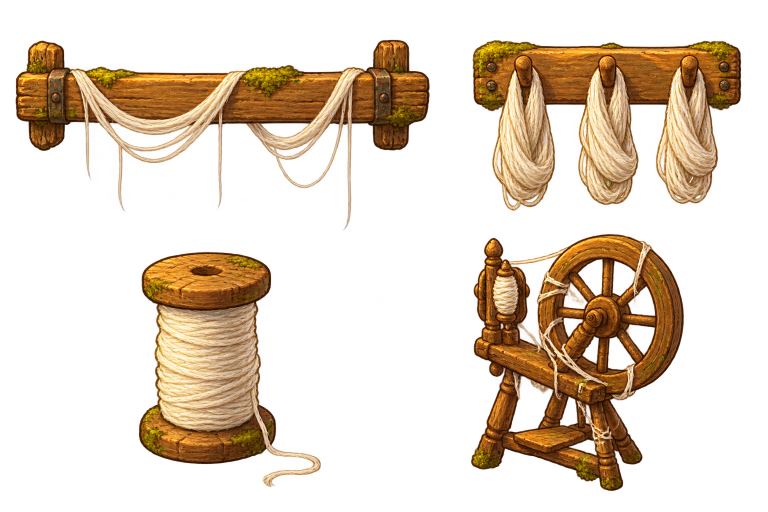
#> input picture asset/Originals/weaver-hollow/loft/loft-dressing-a.png, 1536 x 1024 px (shown at 1/2 size)
$ python pack-loft-art.py
#> lines starting #> are read from the running program, lines starting #| are printed output that depends on the picture; after the words box and inside, x2 and y2 are one past the last pixel; in counts of white or black regions, pixels touching at a corner belong together
"""Packs the Weaver Hollow's Spinning Loft dressing (docs/godot/DUNGEONS.md "The Weaver Hollow";
the rework plan docs/design/2026-10-17-pearl-mid-dungeon.md "C4 the Spinning Loft": "the loft's
dressing (silk rafters)").

Sources: asset/Originals/weaver-hollow/loft/ (Magnific GPT 2.5, transparent background, the Lili
creation as the style reference; prompts in its README.md): loft-dressing-a.png, four props in a
2 x 2 grid, each cut from its quarter by its alpha; brood-altar-a.png, the Hoard's altar for Pearl 2.
Each is trimmed, scaled to its size in the game at 2 px per game unit (the art density: 128 px per
64-unit cell) and saved in godot/asset/MAPS/props/weaver-hollow/ (loft-<name>.webp,
brood-altar.webp), drawn by godot/game/scenes/objects/weaver-hollow/<same name>.tscn at 0.5.

    python scripts/art/pack-loft-art.py
"""
from pathlib import Path

from PIL import Image

ROOT = Path(__file__).resolve().parents[2]
SOURCE = ROOT / "asset/Originals/weaver-hollow/loft/loft-dressing-a.png"
ALTAR_SOURCE = ROOT / "asset/Originals/weaver-hollow/loft/brood-altar-a.png"
## The altar's height in game units (the Lair's worm altar is 112).
ALTAR_UNITS_TALL = 120
OUT = ROOT / "godot/asset/MAPS/props/weaver-hollow"
ALPHA_CUT = 12
## [name, quarter (column, row), width in game units]
PIECES = [
	("rafter", (0, 0), 256),
	("peg-rail", (1, 0), 176),
	("spool", (0, 1), 64),
	("spinning-wheel", (1, 1), 112),
]


def main() -> None:
	sheet = Image.open(SOURCE).convert("RGBA")
#> sheet is the input picture: PIL image 1536x1024 RGBA; mean R, G, B, A 102.2, 70.9, 34.9, 74.1
	half_w, half_h = sheet.width // 2, sheet.height // 2
#> half_w = 768; half_h = 512
	OUT.mkdir(parents=True, exist_ok=True)
	for name, (column, row), units in PIECES:
		quarter = sheet.crop((column * half_w, row * half_h, (column + 1) * half_w, (row + 1) * half_h))
		alpha = quarter.getchannel("A").point(lambda a: 255 if a > ALPHA_CUT else 0)
		piece = quarter.crop(alpha.getbbox())
		width = units * 2
		height = round(piece.height * width / piece.width)
		piece = piece.resize((width, height), Image.LANCZOS)
		path = OUT / f"loft-{name}.webp"
		piece.save(path, "WEBP", lossless=True)
		print(f"{path.name}: {width} x {height} px ({units} x {height / 2:.0f} units)")
#> this loop made 4 passes
#> pass 1, in main, `quarter = sheet.crop((column * half_w, row * half_h, (column + 1) * ha..`:
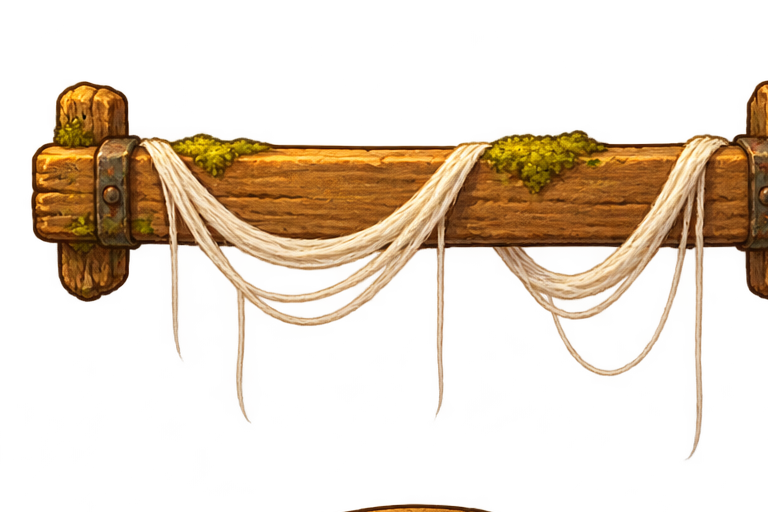
#> quarter: PIL image 768x512 RGBA; mean R, G, B, A 120.8, 86.3, 44.8, 66.4; transparent parts drawn white
#> pass 1, in main, `alpha = quarter.getchannel("A").point(lambda a: 255 if a > ALPHA_CUT e..`:
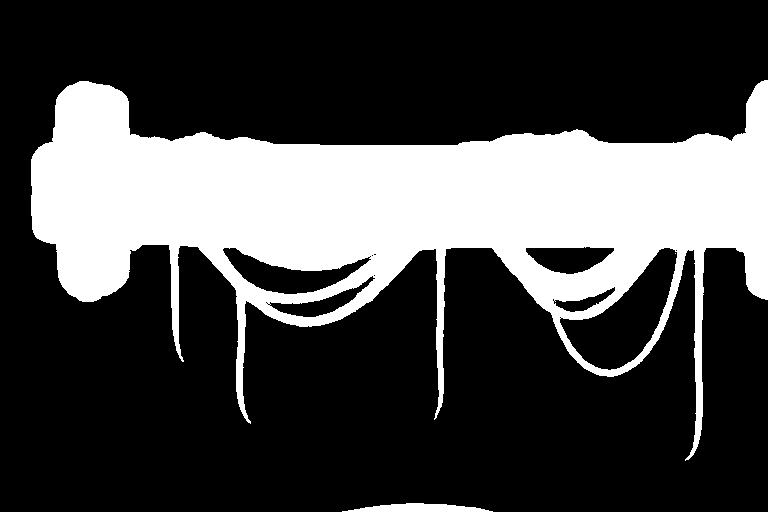
#> alpha: PIL image 768x512 L; 27.7% white; 3 white regions (1 under 20 px), largest, box (x1, y1, x2, y2) and area: (31, 80, 768, 461) 108054, (342, 503, 493, 512) 897
#> pass 1, in main, `piece = quarter.crop(alpha.getbbox())`:
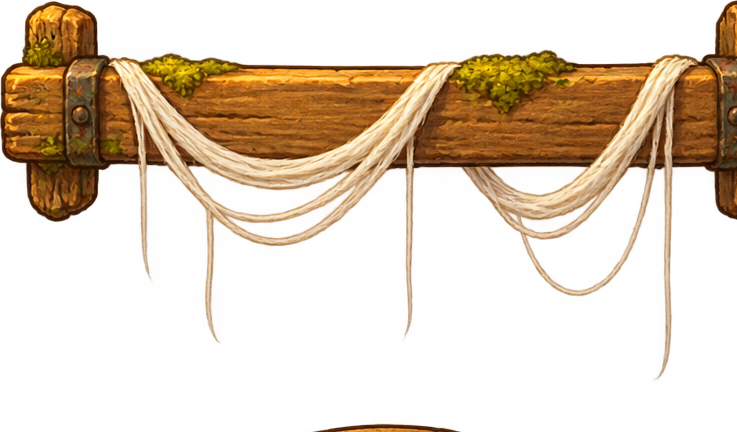
#> piece: PIL image 737x432 RGBA; mean R, G, B, A 131.6, 95.3, 52.9, 82; transparent parts drawn white
#> after the loop:
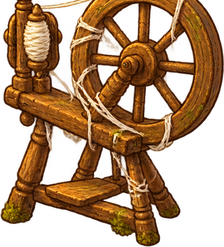
#> piece: PIL image 224x247 RGBA; mean R, G, B, A 89, 50.2, 17.3, 149.2; transparent parts drawn white
	altar = Image.open(ALTAR_SOURCE).convert("RGBA")
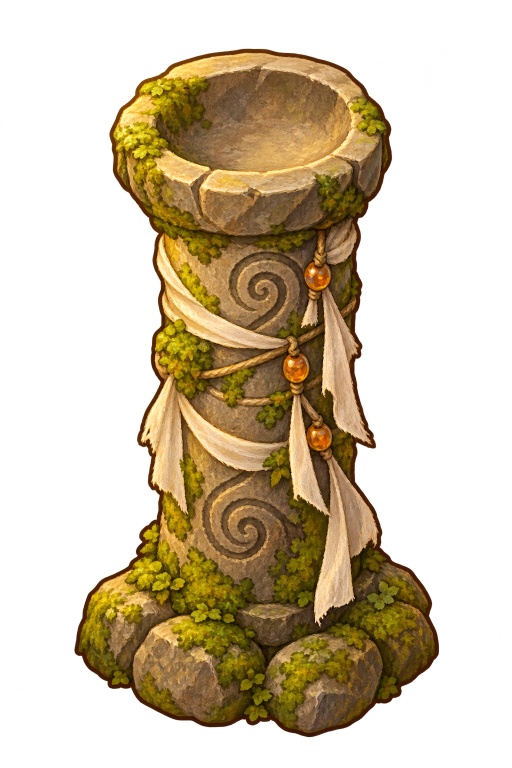
#> input picture asset/Originals/weaver-hollow/loft/brood-altar-a.png, 1024 x 1536 px (shown at 1/2 size)
#> altar is the input picture: PIL image 1024x1536 RGBA; mean R, G, B, A 77.9, 57.1, 23.9, 105.2
	altar = altar.crop(altar.getchannel("A").point(lambda a: 255 if a > ALPHA_CUT else 0).getbbox())
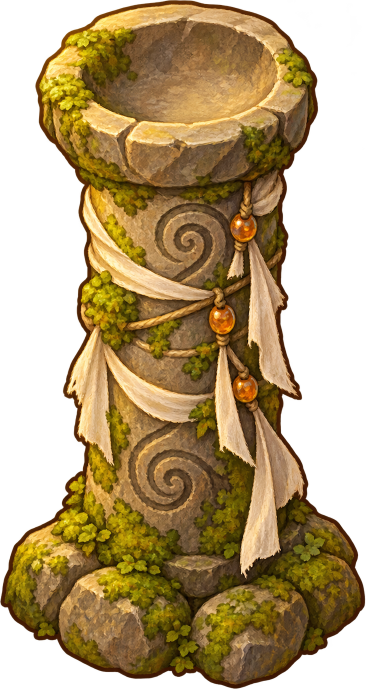
#> altar: PIL image 731x1378 RGBA (shown at 1/2 size); mean R, G, B, A 112.1, 83.4, 36, 164.3; transparent parts drawn white
	height = ALTAR_UNITS_TALL * 2
	width = round(altar.width * height / altar.height)
#> width = 127
	altar = altar.resize((width, height), Image.LANCZOS)
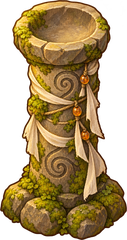
#> altar: PIL image 127x240 RGBA; mean R, G, B, A 94.3, 71.2, 32, 164.4; transparent parts drawn white
	altar.save(OUT / "brood-altar.webp", "WEBP", lossless=True)
	print(f"brood-altar.webp: {width} x {height} px")
#| brood-altar.webp: 127 x 240 px


if __name__ == "__main__":
	main()
